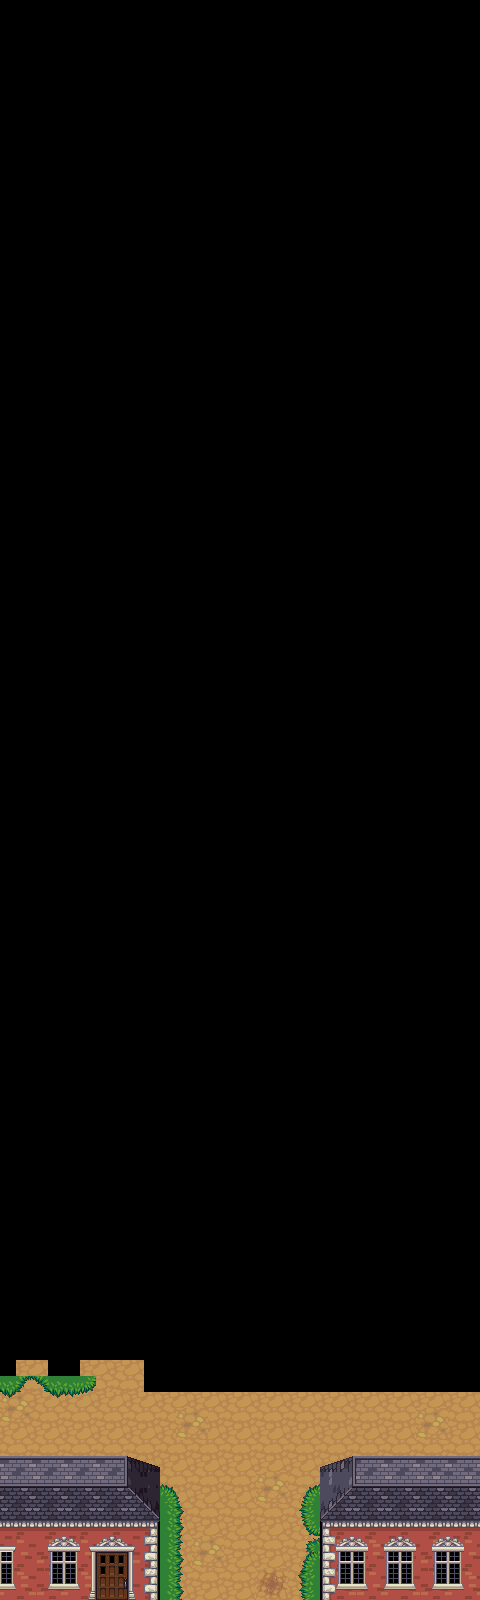

Tiled map render using the project's own tile images. Description and the map definition, with tile-layer contents summarised, below:
An orthogonal 30x100 tile map with 16x16 px tiles, 2 tile layers (base, second), 3 tilesets.

<map version="1.0" orientation="orthogonal" renderorder="right-down" width="30" height="100" tilewidth="16" tileheight="16" nextobjectid="1">
 <tileset firstgid="1" name="house" tilewidth="16" tileheight="16" tilecount="252" columns="18">
  <image source="../tiles/house.png" width="288" height="224" />
 </tileset>
 <tileset firstgid="253" name="dirt" tilewidth="16" tileheight="16" tilecount="72" columns="6">
  <image source="../tiles/dirt.png" width="96" height="192" />
 </tileset>
 <tileset firstgid="325" name="grass" tilewidth="16" tileheight="16" tilecount="72" columns="6">
  <image source="../tiles/grass.png" width="96" height="192" />
 </tileset>
 <layer name="base" width="30" height="100">
  <data>[3000 cells, 396 non-empty, 64 distinct tile ids]</data>
 </layer>
 <layer name="second" width="30" height="100">
  <data>[3000 cells, 113 non-empty, 60 distinct tile ids]</data>
 </layer>
</map>
